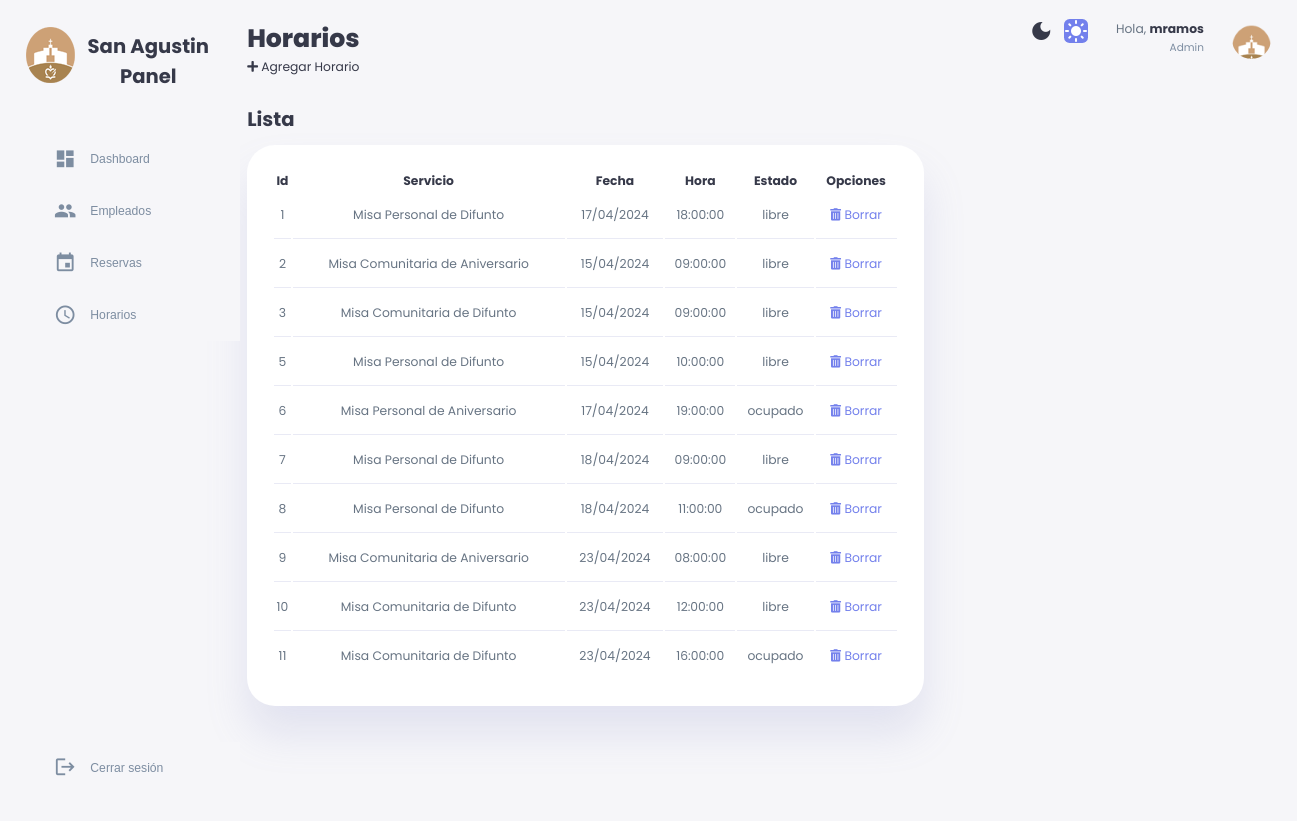
The page /php/horarios.php?error=3 (signed in) on the database its author committed.
### tables this page shows
CREATE TABLE `horario_misa` (
  `id` int(11) NOT NULL AUTO_INCREMENT,
  `misa` int(11) DEFAULT NULL,
  `fecha` date DEFAULT NULL,
  `hora` time DEFAULT NULL,
  `fecha_registro` timestamp NOT NULL DEFAULT current_timestamp(),
  `estado` int(11) DEFAULT 0,
  PRIMARY KEY (`id`)
);

CREATE TABLE `misa` (
  `codmisa` int(11) NOT NULL AUTO_INCREMENT,
  `nommisa` varchar(100) NOT NULL,
  `desmisa` text NOT NULL,
  `premisa` double NOT NULL,
  `canmisa` int(11) NOT NULL,
  `estmisa` bit(1) NOT NULL,
  PRIMARY KEY (`codmisa`)
);

### php/horarios.php (the view, shortened to what this page needs)
<?php
include('database.php');
$sql = "
SELECT
    hm.id,
    m.desmisa AS misa,
    CASE
        WHEN hm.estado = 0 THEN 'libre'
        WHEN hm.estado = 1 THEN 'ocupado'
        ELSE '--'
    END AS estado,
    DATE_FORMAT(hm.fecha, '%d/%m/%Y') AS fecha,
    hm.hora
FROM
    horario_misa hm
INNER JOIN
    misa m ON m.codmisa = hm.misa;
";
$stmt = $xcon->prepare($sql);
$stmt->execute();
$result = $stmt->get_result();
?>
<!DOCTYPE html>
<html lang="en">
<head>
    <link rel="stylesheet" href="../css/styledashboard.css">
    <link rel="stylesheet" href="https://cdnjs.cloudflare.com/ajax/libs/font-awesome/5.15.4/css/all.min.css">
    <link rel="stylesheet" href="https://cdn.datatables.net/1.11.5/css/jquery.dataTables.min.css">
</head>
<body>
    <div class = "dashboardcontainer">
        <aside>
            <div class="top">
                <div class="logo">
                    <img src="../img/paro49x70.png" alt="">
                    <h2>San Agustin <br> <center>Panel</center></h2>
                </div>
            </div>
            <div class="tabs">
                <div class="sidebar">
                  <?php include_once("nav/menu.php");?>
                </div>
            </div>
        </aside>
        <main>
            <div id="1" class="tabs-content">
                <h1>Horarios</h1>
                <div class="add-reservation">
                <a href="#" id="btn-agregar-reserva" class="add-btn"><i class="fas fa-plus"></i> Agregar Horario</a>
                </div>
                <div class="recent-orders">
                    <h2>Lista</h2>
                    <table>
                        <thead>
                            <tr>
                                <th>Id</th>
                                <th>Servicio</th>
                                <th>Fecha</th>
                                <th>Hora</th>
                                <th>Estado</th>
                                <th> Opciones </th>
                            </tr>
                        </thead>
                        <tbody>
                        <?php
    while ($row = $result->fetch_assoc()) {
        echo "<tr>";
        echo "<td>" . $row['id'] . "</td>";
        echo "<td>" . $row['misa'] . "</td>";
        echo "<td>" . $row['fecha'] . "</td>";
        echo "<td>" . $row['hora'] . "</td>";
        echo "<td>" . $row['estado'] . "</td>";
        echo '<td><a href="#" onclick="confirmDelete(' . $row['id'] . ')" class="delete-btn"><i class="fas fa-trash-alt"></i> Borrar</a></td>';
        echo "</tr>";
    }
    ?>
                        </tbody>
                    </table>
                </div>
            </div>
        </main>
        <div class="right">
            <div class="top">
                <div class="theme-toggler">
                    <span class="material-icons">dark_mode</span>
                    <span class="material-icons active">light_mode</span>
                </div>
                <div class="profile">
                    <div class="info">
                        <p> Hola, <b><?php echo $_SESSION['txtusuario']; ?></b></p>
                        <small class="text-muted">Admin</small>
                    </div>
                    <div class="profile-photo">
                        <img src="../img/paro49x70.png">
                    </div>
                </div>
            </div>
            </div>
        </div>
</body>
</html>

### php/nav/menu.php
<a href="dashboard.php">
                        <button class="tab-button" ><span class="material-icons">dashboard</span>
                            <h3>Dashboard</h3></button>
                    </a>
                    <a href="empleados.php">
                        <button class="tab-button" ><span class="material-icons">people</span>
                            <h3>Empleados</h3></button>
                    </a>
                    <a href="reservas.php">
                        <button class="tab-button" ><span class="material-icons">event</span>
                            <h3>Reservas</h3></button>
                    </a>
                    <a href="horarios.php">
                        <button class="tab-button" ><span class="material-icons">schedule</span>
                            <h3>Horarios</h3></button>
                    </a>
                    <a href="indexcuenta.php">
                        <button class="tab-button"><span class="material-icons">logout</span>
                            <h3>Cerrar sesión</h3></button>
                    </a>

### css/styledashboard.css (style rules this page uses)
:root { --color-primary:#7380ec; --color-danger: #ff7782; --color-success:#41f1b6; --color-warning: #ffbb55; --color-white: #fff; --color-info-dark: #7d8da1; --color-info-light: #dce1eb; --color-dark: #363949; --color-light: rgba(132, 139, 200, 0.18); --color-primary-variant: #111e88; --color-dark-variant:#677483; --color-background: #f6f6f9; --card-border-radius: 2rem; --border-radius-1: 0.4rem; --border-radius-2: 0.8rem; --border-radius-3: 1.2rem; --card-padding: 1.8rem; --padding-1: 1.2rem; --box-shadow: 0 2rem 3rem var(--color-light); }
* { margin: 0; padding: 0; outline: 0; appearance: none; border: 0; text-decoration: none; list-style: none; box-sizing: border-box; }
html { font-size: 14px; }
body { width: 100vw; height: 100vh; font-family: poppins, sans-serif; font-size: 0.88rem; background: var(--color-background); user-select: none; overflow-x: hidden; color: var(--color-dark); }
a { color: var(--color-dark); }
img { display: block; width: 100%; }
.dashboardcontainer { display: grid; width: 96%; margin: 0 auto; gap: 1.8rem; grid-template-columns: 14rem auto 23rem; }
h1 { font-weight: 800; font-size: 1.8rem; }
h2 { font-size: 1.4rem; }
h3 { font-size: 0.87rem; }
small { font-size: 0.75rem; }
.profile-photo { width: 2.8rem; height: 2.8rem; border-radius: 50%; overflow: hidden; }
.text-muted { color: var(--color-info-dark); }
p { color: var(--color-dark-variant); }
b { color:var(--color-dark) }
aside { height: 100vh; }
aside .top { display: flex; align-items: center; justify-content: space-between; margin-top: 1.4rem; color: var(--color-dark); }
aside .logo { display: flex; gap: 0.9rem; }
aside .logo h2 { margin-top: 0.85rem; }
aside .logo img { width: 3.5rem; height: 5rem; }
aside .sidebar { display: flex; flex-direction: column; height: 86vh; position: relative; top: 3rem; }
aside h3 { font-weight: 500; }
.tab-button { display: inline-flex; color: var(--color-info-dark); margin-left: 2rem; gap: 1rem; align-items: center; position: relative; height: 3.7rem; transition: all 300ms ease; background: var(--color-background); cursor: pointer; width: 95%; }
aside .sidebar .tab-button span { font-size: 1.6rem; transition: all 300ms ease; }
aside .sidebar a:last-child { position: absolute; bottom: 2rem; width: 100%; }
.tabs-content { display: block; }
main { margin-top: 1.4rem; }
main .recent-orders { margin-top: 2rem; }
main .recent-orders h2 { margin-bottom: 0.8rem; }
main .recent-orders table { background: var(--color-white); width: 100%; border-radius: var(--card-border-radius); padding: var(--card-padding); text-align: center; box-shadow: var(--box-shadow); transition: all 300s ease; }
main table tbody td { height: 2.8rem; border-bottom: 1px solid var(--color-light); color: var(--color-dark-variant); }
main table tbody tr:last-child td { border: none; }
main .recent-orders a { text-align: center; display: block; margin: 1rem auto; color: var(--color-primary); }
.right { margin-top: 1.4rem; }
.right .top { display: flex; justify-content: end; gap: 2rem; }
.right .theme-toggler { margin-top: 0.5 rem; background: var(--color-background); display: flex; justify-content: space-between; align-items: center; height: 1.6rem; width: 4.2rem; cursor: pointer; border-radius: var(--border-radius-1); }
.right .theme-toggler span.active { background: var(--color-primary); color: white; border-radius: var(--border-radius-1); }
.right .top .profile { display: flex; gap: 2rem; text-align: right; }

### rows shown on the page
horario_misa: id "1", misa.desmisa "Misa Personal de Difunto", fecha "17/04/2024", hora "18:00:00", estado "libre"
horario_misa: id "2", misa.desmisa "Misa Comunitaria de Aniversario", fecha "15/04/2024", hora "09:00:00", estado "libre"
horario_misa: id "3", misa.desmisa "Misa Comunitaria de Difunto", fecha "15/04/2024", hora "09:00:00", estado "libre"
horario_misa: id "5", misa.desmisa "Misa Personal de Difunto", fecha "15/04/2024", hora "10:00:00", estado "libre"
horario_misa: id "6", misa.desmisa "Misa Personal de Aniversario", fecha "17/04/2024", hora "19:00:00", estado "ocupado"
horario_misa: id "7", misa.desmisa "Misa Personal de Difunto", fecha "18/04/2024", hora "09:00:00", estado "libre"
horario_misa: id "8", misa.desmisa "Misa Personal de Difunto", fecha "18/04/2024", hora "11:00:00", estado "ocupado"
horario_misa: id "9", misa.desmisa "Misa Comunitaria de Aniversario", fecha "23/04/2024", hora "08:00:00", estado "libre"
horario_misa: id "10", misa.desmisa "Misa Comunitaria de Difunto", fecha "23/04/2024", hora "12:00:00", estado "libre"
horario_misa: id "11", misa.desmisa "Misa Comunitaria de Difunto", fecha "23/04/2024", hora "16:00:00", estado "ocupado"

### other values the page prints
$_SESSION['txtusuario'] "mramos"
